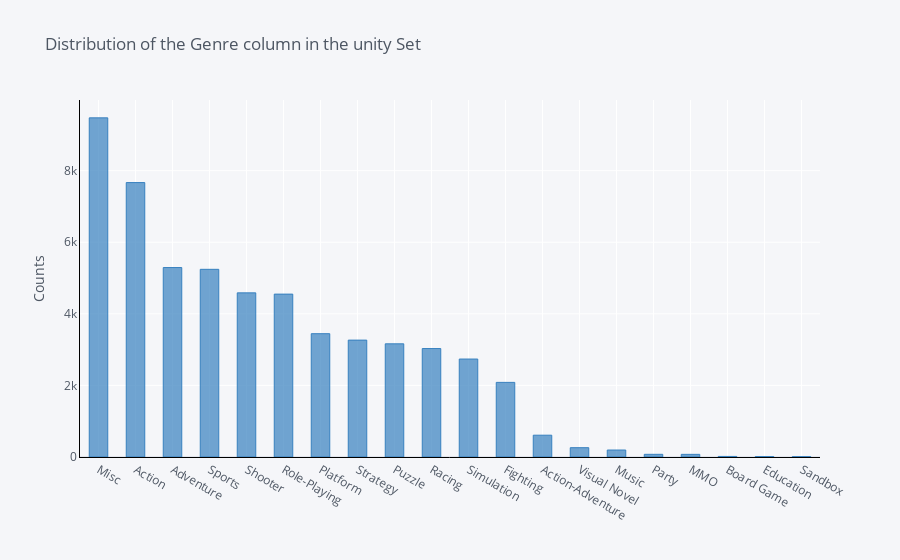

Here is the notebook cell this chart was saved with:
### Code cell
df['Genre'].value_counts().iplot(kind='bar',
                                              yTitle='Counts', 
                                              linecolor='black', 
                                              opacity=0.7,
                                              color='blue',
                                              theme='pearl',
                                              bargap=0.5,
                                              gridcolor='white',
                                              title='Distribution of the Genre column in the unity Set')

### Figure 1 — Plotly figure (JSON) as saved in the notebook; plotly's stock layout.template omitted (floating-point values rounded to 4 significant figures)
{"data": [{"marker": {"color": "rgba(55, 128, 191, 0.7)", "line": {"color": "rgba(55, 128, 191, 1.0)", "width": 1}}, "name": "Genre", "orientation": "v", "text": "", "type": "bar", "x": ["Misc", "Action", "Adventure", "Sports", "Shooter", "Role-Playing", "Platform", "Strategy", "Puzzle", "Racing", "Simulation", "Fighting", "Action-Adventure", "Visual Novel", "Music", "Party", "MMO", "Board Game", "Education", "Sandbox"], "y": [9476, 7667, 5293, 5244, 4586, 4551, 3445, 3266, 3162, 3030, 2737, 2085, 609, 260, 195, 75, 74, 16, 12, 9]}], "layout": {"bargap": 0.5, "legend": {"bgcolor": "#F5F6F9", "font": {"color": "#4D5663"}}, "paper_bgcolor": "#F5F6F9", "plot_bgcolor": "#F5F6F9", "title": {"font": {"color": "#4D5663"}, "text": "Distribution of the Genre column in the unity Set"}, "xaxis": {"gridcolor": "white", "linecolor": "black", "showgrid": true, "tickfont": {"color": "#4D5663"}, "title": {"font": {"color": "#4D5663"}, "text": ""}, "zerolinecolor": "#E1E5ED"}, "yaxis": {"gridcolor": "white", "linecolor": "black", "showgrid": true, "tickfont": {"color": "#4D5663"}, "title": {"font": {"color": "#4D5663"}, "text": "Counts"}, "zerolinecolor": "#E1E5ED"}}}
